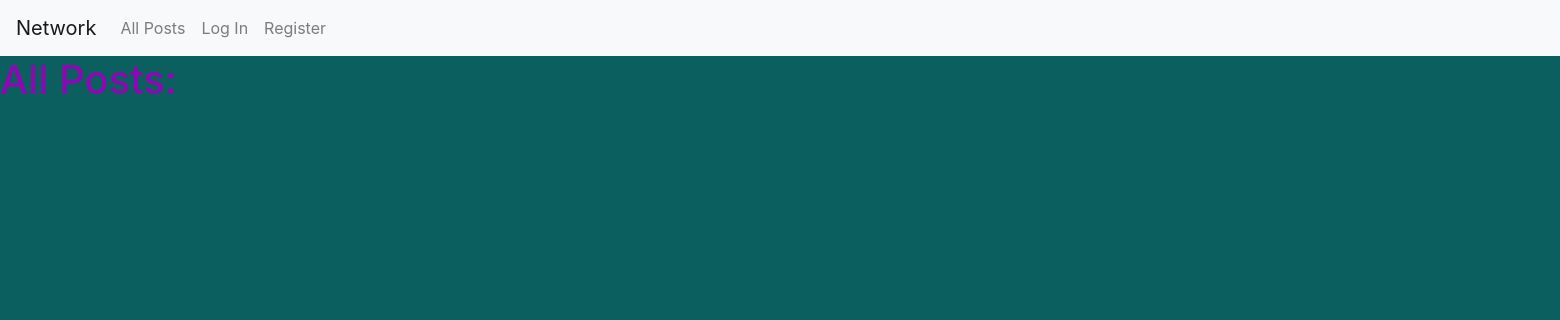
/, run on an earlier commit of the app's database.
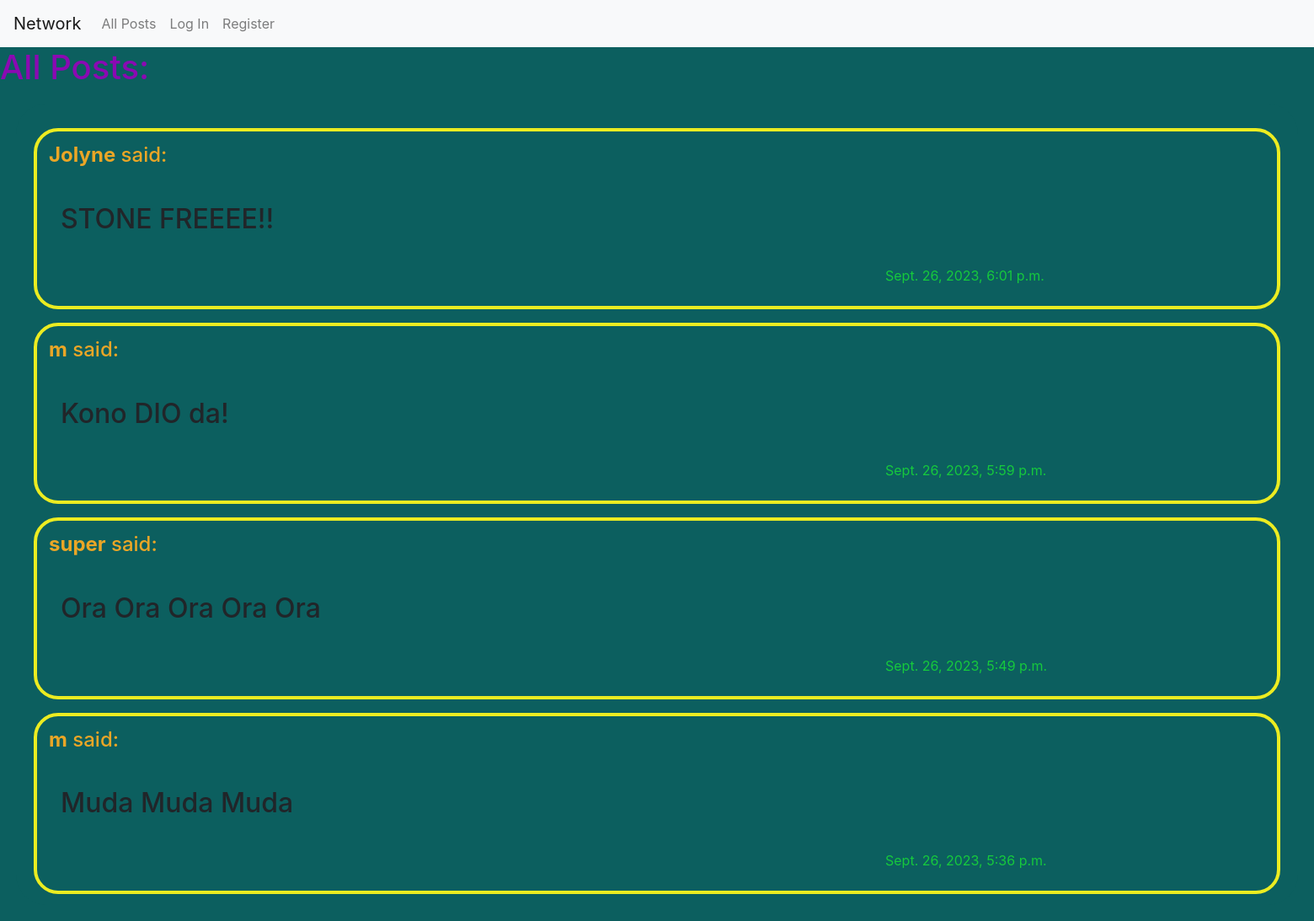
And on a later commit of the database.
### network/models.py (models this page shows, shortened)
class Post(models.Model):
    text =  models.CharField(blank=False, null=False, max_length=500)
    owner = models.ForeignKey(User, on_delete=models.CASCADE,)
    date = models.DateTimeField(auto_now_add=True,)

class User(AbstractUser):
    pass

### network/views.py (the view)
# urls.py: path("", views.index, name="index"),
def index(request):
    posts = Post.objects.order_by("-date").all()
    return render(request, "network/index.html", {"posts":posts})

### network/templates/network/index.html
{% extends "network/layout.html" %}
{% block body %}
<h1 style="color: rgb(139, 9, 179);" >All Posts:</h1>
    <div style="background-color: rgb(12, 95, 95);border-radius: 36px; padding: 13px; margin: 19px;" >
        {% for post in posts %}
        <div style="border: 4px solid rgb(236, 236, 33); border-radius: 29px; margin-top: 16px; margin-right: 8px; margin-left: 8px; flex-direction: column;  ">
            <h4 style="padding: 8px; color: rgb(235, 166, 38); padding: 14px;"><strong >{{post.owner}}</strong> said:</h4>
            <h2 style="margin: 10px; padding: 18px;  ">{{post.text}}</h2>
            <p style=" position: relative; left: 999px ;padding: 8px; color: rgb(22, 201, 61);" >{{post.date}}</p>
        </div>
        {% endfor %}
    </div>
{% endblock %}

### network/templates/network/layout.html (shortened to what this page needs)
{% load static %}
<!DOCTYPE html>
<html lang="en">
    <head>
        <link rel="stylesheet" href="https://stackpath.bootstrapcdn.com/bootstrap/4.4.1/css/bootstrap.min.css">
        <link href="{% static 'network/styles.css' %}" rel="stylesheet">
    </head>
    <body class="body">
        <nav class="navbar navbar-expand-lg navbar-light bg-light">
            <a class="navbar-brand" href="#">Network</a>
            <div>
              <ul class="navbar-nav mr-auto">
                <li class="nav-item">
                  <a class="nav-link" href="{% url 'index' %}">All Posts</a>
                </li>
                {% if user.is_authenticated %}
                    <li class="nav-item">
                        <a class="nav-link" href="#">Following</a>
                    </li>
                    <li class="nav-item">
                        <a class="nav-link" href="{% url 'logout' %}">Log Out</a>
                    </li>
                    <li class="nav-item;">
                        <a class="nav-link" href="{% url 'new_post' %}">New post</a>
                    </li>
                {% else %}
                    <li class="nav-item">
                        <a class="nav-link" href="{% url 'login' %}">Log In</a>
                    </li>
                    <li class="nav-item">
                        <a class="nav-link" href="{% url 'register' %}">Register</a>
                    </li>
                {% endif %}
              </ul>
            </div>
          </nav>
        <div >
            {% block body %}
            {% endblock %}
        </div>
    </body>
</html>

### network/static/network/styles.css (style rules this page uses)
body { background-color: rgb(12, 95, 95) }

What changed in the data, as far as the page shows it:
added Post: owner "Jolyne", text "STONE FREEEE!!", date "Sept. 26, 2023, 6:01 p.m."
added Post: owner "m", text "Kono DIO da!", date "Sept. 26, 2023, 5:59 p.m."
added Post: owner "super", text "Ora Ora Ora Ora Ora", date "Sept. 26, 2023, 5:49 p.m."
added Post: owner "m", text "Muda Muda Muda", date "Sept. 26, 2023, 5:36 p.m."
